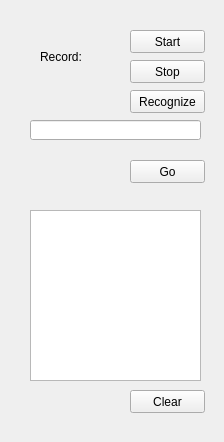
<?xml version="1.0" encoding="UTF-8"?>
<ui version="4.0">
 <class>QtAudioClass</class>
 <widget class="QMainWindow" name="QtAudioClass">
  <property name="geometry">
   <rect>
    <x>0</x>
    <y>0</y>
    <width>224</width>
    <height>442</height>
   </rect>
  </property>
  <property name="windowTitle">
   <string>AudioCake</string>
  </property>
  <widget class="QWidget" name="centralWidget">
   <widget class="QPushButton" name="button_start">
    <property name="geometry">
     <rect>
      <x>130</x>
      <y>30</y>
      <width>75</width>
      <height>23</height>
     </rect>
    </property>
    <property name="text">
     <string>Start</string>
    </property>
   </widget>
   <widget class="QPushButton" name="button_stop">
    <property name="geometry">
     <rect>
      <x>130</x>
      <y>60</y>
      <width>75</width>
      <height>23</height>
     </rect>
    </property>
    <property name="text">
     <string>Stop</string>
    </property>
   </widget>
   <widget class="QPushButton" name="button_recognize">
    <property name="geometry">
     <rect>
      <x>130</x>
      <y>90</y>
      <width>75</width>
      <height>23</height>
     </rect>
    </property>
    <property name="text">
     <string>Recognize</string>
    </property>
   </widget>
   <widget class="QLabel" name="label">
    <property name="geometry">
     <rect>
      <x>40</x>
      <y>50</y>
      <width>47</width>
      <height>13</height>
     </rect>
    </property>
    <property name="text">
     <string>Record:</string>
    </property>
   </widget>
   <widget class="QLineEdit" name="textOut">
    <property name="geometry">
     <rect>
      <x>30</x>
      <y>120</y>
      <width>171</width>
      <height>20</height>
     </rect>
    </property>
    <property name="readOnly">
     <bool>true</bool>
    </property>
   </widget>
   <widget class="QTextEdit" name="textEdit">
    <property name="geometry">
     <rect>
      <x>30</x>
      <y>210</y>
      <width>171</width>
      <height>171</height>
     </rect>
    </property>
    <property name="readOnly">
     <bool>true</bool>
    </property>
   </widget>
   <widget class="QPushButton" name="button_go">
    <property name="geometry">
     <rect>
      <x>130</x>
      <y>160</y>
      <width>75</width>
      <height>23</height>
     </rect>
    </property>
    <property name="text">
     <string>Go</string>
    </property>
   </widget>
   <widget class="QPushButton" name="button_clear">
    <property name="geometry">
     <rect>
      <x>130</x>
      <y>390</y>
      <width>75</width>
      <height>23</height>
     </rect>
    </property>
    <property name="text">
     <string>Clear</string>
    </property>
   </widget>
  </widget>
  <widget class="QMenuBar" name="menuBar">
   <property name="geometry">
    <rect>
     <x>0</x>
     <y>0</y>
     <width>224</width>
     <height>21</height>
    </rect>
   </property>
  </widget>
 </widget>
 <layoutdefault spacing="6" margin="11"/>
 <resources>
  <include location="QtAudio.qrc"/>
 </resources>
 <connections>
  <connection>
   <sender>button_start</sender>
   <signal>clicked()</signal>
   <receiver>QtAudioClass</receiver>
   <slot>onPushButton_startRecord()</slot>
   <hints>
    <hint type="sourcelabel">
     <x>227</x>
     <y>144</y>
    </hint>
    <hint type="destinationlabel">
     <x>299</x>
     <y>199</y>
    </hint>
   </hints>
  </connection>
  <connection>
   <sender>button_stop</sender>
   <signal>clicked()</signal>
   <receiver>QtAudioClass</receiver>
   <slot>onPushButton_stopRecord()</slot>
   <hints>
    <hint type="sourcelabel">
     <x>227</x>
     <y>174</y>
    </hint>
    <hint type="destinationlabel">
     <x>299</x>
     <y>199</y>
    </hint>
   </hints>
  </connection>
  <connection>
   <sender>button_recognize</sender>
   <signal>clicked()</signal>
   <receiver>QtAudioClass</receiver>
   <slot>onPushButton_recognize()</slot>
   <hints>
    <hint type="sourcelabel">
     <x>227</x>
     <y>264</y>
    </hint>
    <hint type="destinationlabel">
     <x>299</x>
     <y>199</y>
    </hint>
   </hints>
  </connection>
  <connection>
   <sender>button_go</sender>
   <signal>pressed()</signal>
   <receiver>QtAudioClass</receiver>
   <slot>onPushButton_startRecord()</slot>
   <hints>
    <hint type="sourcelabel">
     <x>247</x>
     <y>184</y>
    </hint>
    <hint type="destinationlabel">
     <x>145</x>
     <y>220</y>
    </hint>
   </hints>
  </connection>
  <connection>
   <sender>button_go</sender>
   <signal>released()</signal>
   <receiver>QtAudioClass</receiver>
   <slot>stopAndRecognize()</slot>
   <hints>
    <hint type="sourcelabel">
     <x>247</x>
     <y>184</y>
    </hint>
    <hint type="destinationlabel">
     <x>145</x>
     <y>220</y>
    </hint>
   </hints>
  </connection>
  <connection>
   <sender>button_clear</sender>
   <signal>clicked()</signal>
   <receiver>textEdit</receiver>
   <slot>clear()</slot>
   <hints>
    <hint type="sourcelabel">
     <x>167</x>
     <y>422</y>
    </hint>
    <hint type="destinationlabel">
     <x>115</x>
     <y>316</y>
    </hint>
   </hints>
  </connection>
 </connections>
 <slots>
  <slot>onPushButton_startRecord()</slot>
  <slot>onPushButton_stopRecord()</slot>
  <slot>onPushButton_recognize()</slot>
  <slot>stopAndRecognize()</slot>
 </slots>
</ui>
